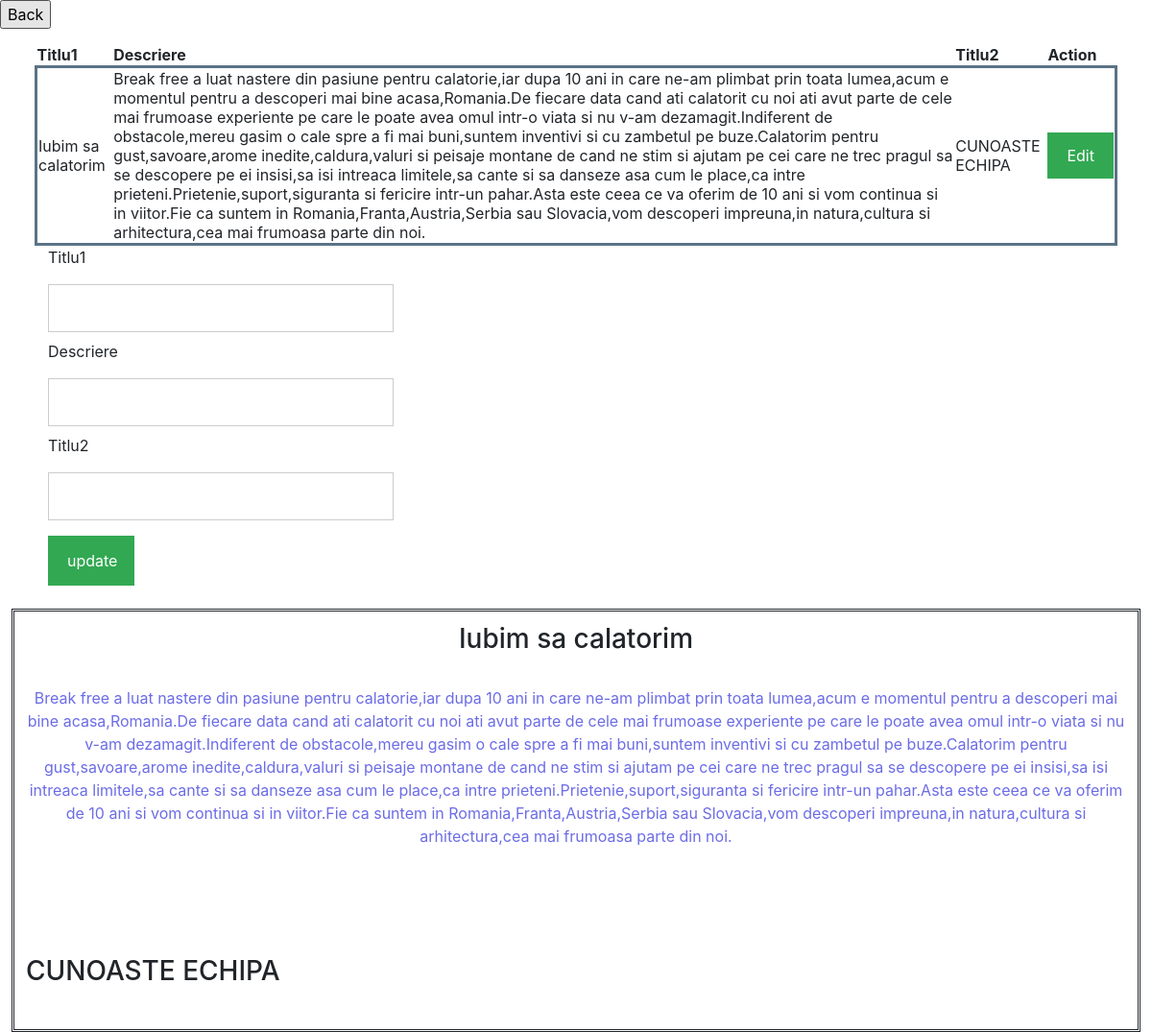
Screenshot of /admin-descriere.php with the database file from the repository.
### tables this page shows
CREATE TABLE `descriere` (
  `Titlu1` text NOT NULL,
  `Descriere` text NOT NULL,
  `Titlu2` text NOT NULL
);

### admin-descriere.php (the view, shortened to what this page needs)
<?php  include('server2.php'); ?>
<html>
<head>
<link rel="stylesheet" href="index.css"/>
<link rel="stylesheet" href="https://stackpath.bootstrapcdn.com/bootstrap/4.4.1/css/bootstrap.min.css">
</head>
<body>
<form action="admin.php">
    <input type="submit" value="Back" />
</form>
<?php $results1 = mysqli_query($db1, "SELECT * FROM descriere"); ?>
<table style="margin-left:3%;margin-right:3%">
	<thead>
		<tr>
			<th>Titlu1</th>
			<th>Descriere</th>
			<th>Titlu2</th>
			<th>Action</th>
		</tr>
	</thead>
	<?php while ($row1 = mysqli_fetch_array($results1)) { ?>
		<tr style="border:3px solid #5b7385;padding:5px;">
			<td><?php echo $row1['Titlu1']; ?></td>
			<td><?php echo $row1['Descriere']; ?></td>
			<td><?php echo $row1['Titlu2']; ?></td>
			<td style="height:50px;">
				<a href="admin-descriere.php" class="button" >Edit</a>
			</td>
		</tr>
	<?php } ?>
</table>
<form style="width:30%;margin-left:50px" method="post" action="server2.php" >
		<div class="input-group">
			<label>Titlu1</label>
			<input type="text" name="titlu1" value="">
		</div>
		<div class="input-group">
			<label>Descriere</label>
			<input type="text" name="descriere" value="">
		</div>
		<div class="input-group">
			<label>Titlu2</label>
			<input type="text" name="titlu2" value="">
		</div>
		<div class="input-group">
				<button style="width:25%" class="button" type="submit" name="update" style="background: #556B2F;" >update</button>
		</div>
</form>
<div style="margin-left:1%;margin-right:1%;padding:1%;border-style:double;">
	<?php
$servername1 = "localhost";
$username1 = "root";
$password1 = "";
$dbname1 = "mywebsite";
$conn1 = new mysqli($servername1, $username1, $password1, $dbname1);
$sql1 = "SELECT * FROM descriere";
$result1 = $conn1->query($sql1);
if ($result1->num_rows > 0) {
  while($row1 = $result1->fetch_assoc()) {
	echo "
		<h3 align='middle'>".$row1["Titlu1"]."</h3>
		<br>
		<p style='color:#6c6ce6' align='middle'>".$row1["Descriere"]."</p>
		</section>
		<br>
		<br>
		<br>
		<br>
		<h3>".$row1["Titlu2"]."</h3>
		<br>
	";
  }
} else {
  echo "0 results";
}
?>
</div>
</body>
</html>

### index.css (style rules this page uses)
body { font-family: WildWest, Helvetica, sans-serif; }
input[type=text], input[type=password] { width: 100%; padding: 12px 20px; margin: 8px 0; display: inline-block; border: 1px solid #ccc; box-sizing: border-box; }
.button { background-color: #32a852; color: white; padding: 14px 20px; margin: 8px 0; border: none; cursor: pointer; width: 100%; }

### rows the page displays
descriere: Titlu1 "Iubim sa calatorim", Descriere "Break free a luat nastere din pasiune pentru calatorie,iar dupa 10 ani in care ne-am plimbat prin toata lumea,acum e momentul pentru a descoperi mai bine acasa,Romania.De fiecare data cand ati calatorit cu noi ati avut parte de cele mai frumoase experiente pe care le poate avea omul intr-o viata si nu v-am dezamagit.Indiferent de obstacole,mereu gasim o cale spre a fi mai buni,suntem inventivi si cu zambetul pe buze.Calatorim pentru gust,savoare,arome inedite,caldura,valuri si peisaje montane de cand ne stim si ajutam pe cei care ne trec pragul sa se descopere pe ei insisi,sa isi intreaca limitele,sa cante si sa danseze asa cum le place,ca intre prieteni.Prietenie,suport,siguranta si…", Titlu2 "CUNOASTE ECHIPA"
